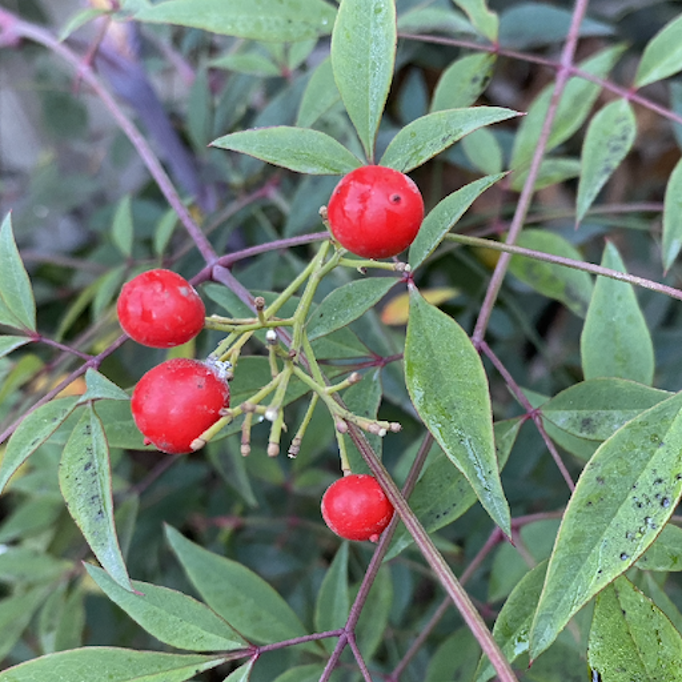
#> input picture images/frutos_rojos.png, 682 x 682 px, found by its file name
$ python umbral1.py
#> lines starting #> are read from the running program, lines starting #| are printed output that depends on the picture; after the words box and inside, x2 and y2 are one past the last pixel; in counts of white or black regions, pixels touching at a corner belong together
import cv2
import numpy as np

def on_trackbar(value):
    global r_threshold, g_threshold, b_threshold

    # Actualiza los umbrales con los valores de los trackbars
    r_threshold = cv2.getTrackbarPos('Rojo', 'Threshold')
    g_threshold = cv2.getTrackbarPos('Verde', 'Threshold')
    b_threshold = cv2.getTrackbarPos('Azul', 'Threshold')

    # Realiza la segmentación basada en los umbrales
    Sr = r > r_threshold
    Sg = g < g_threshold
    Sb = b < b_threshold

    # Concatena los resultados de los umbrales para visualización
    result = np.concatenate((Sr, Sg, Sb), axis=1)

    # Realiza la operación AND lógica entre los umbrales de los canales
    S = np.logical_and(Sr, np.logical_and(Sg, Sb))

    # Aplica la máscara al canal original
    masked_image = np.zeros_like(image)
    masked_image[:,:,0][S] = b[S]
    masked_image[:,:,1][S] = g[S]
    masked_image[:,:,2][S] = r[S]

    # Muestra la imagen resultante
    cv2.imshow('Resultado', masked_image)

# Carga la imagen desde el archivo
image = cv2.imread("C:/Users/Hp245-User/Desktop/openCV/images/frutos_rojos.png")
#> image is the input picture: shape (682, 682, 3); mean B, G, R 111.7, 125.1, 112.7

# Divide la imagen en canales BGR
b, g, r = cv2.split(image)
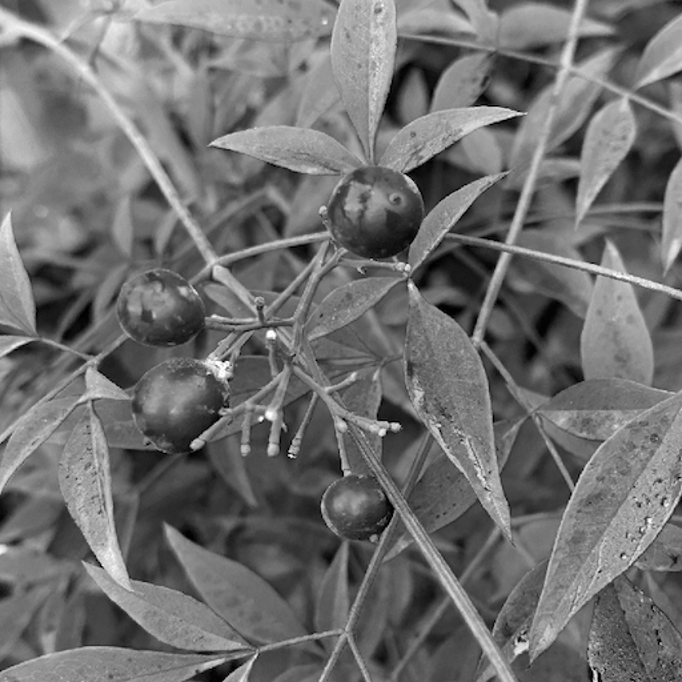
#> b: shape (682, 682); min 0, max 255, mean 111.7
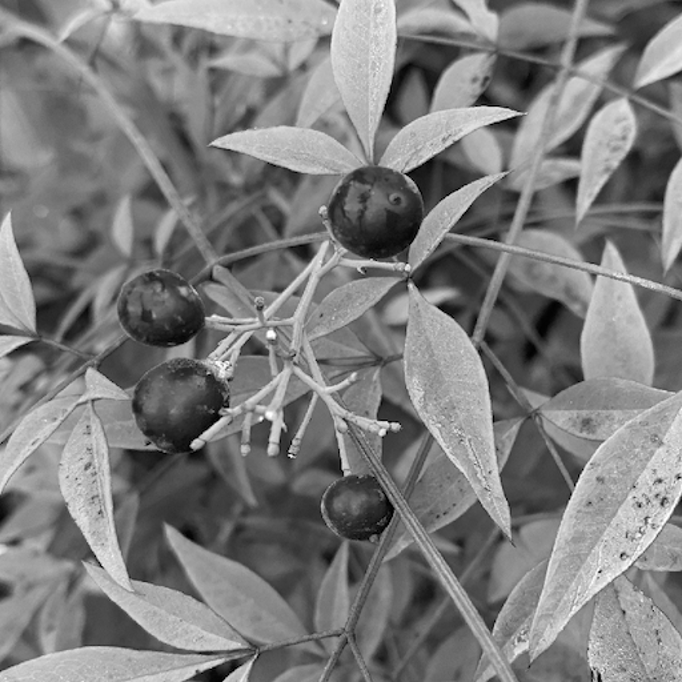
#> g: shape (682, 682); min 0, max 255, mean 125.1
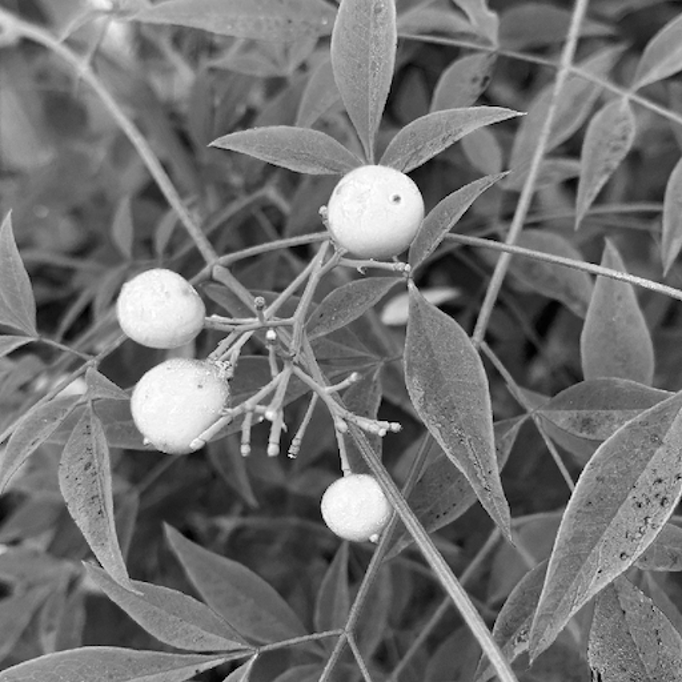
#> r: shape (682, 682); min 0, max 255, mean 112.7

# Crea la ventana y los trackbars
cv2.namedWindow('Threshold')
cv2.createTrackbar('Azul', 'Threshold', 0, 255, on_trackbar)
#> slider 'Azul' is set to 85
cv2.createTrackbar('Verde', 'Threshold', 0, 255, on_trackbar)
#> slider 'Verde' is set to 85
cv2.createTrackbar('Rojo', 'Threshold', 0, 255, on_trackbar)
#> slider 'Rojo' is set to 85

# Llama a la función para mostrar la imagen inicial
on_trackbar(0)
#> in on_trackbar, `Sr = r > r_threshold`:
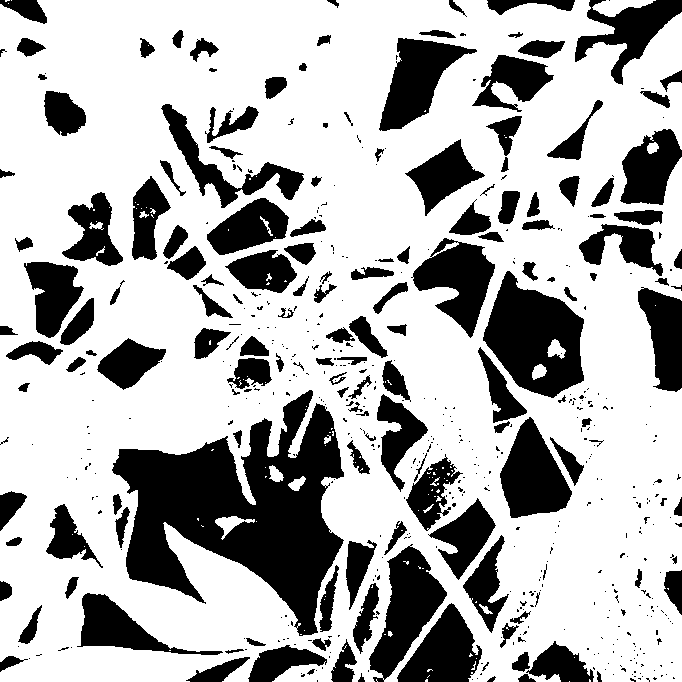
#> Sr: shape (682, 682) bool; 70% white; 549 black regions (388 under 20 px), largest, box (x1, y1, x2, y2) and area: (112, 390, 344, 636) 27818, (483, 271, 584, 398) 7893, (369, 544, 447, 682) 4957
#> in on_trackbar, `Sg = g < g_threshold`: Sg: shape (682, 682) bool; 24.2% white; 375 white regions (249 under 20 px), largest, box (x1, y1, x2, y2) and area: (96, 229, 395, 635) 34010, (325, 139, 485, 264) 7859, (482, 275, 584, 397) 6541
#> in on_trackbar, `Sb = b < b_threshold`:
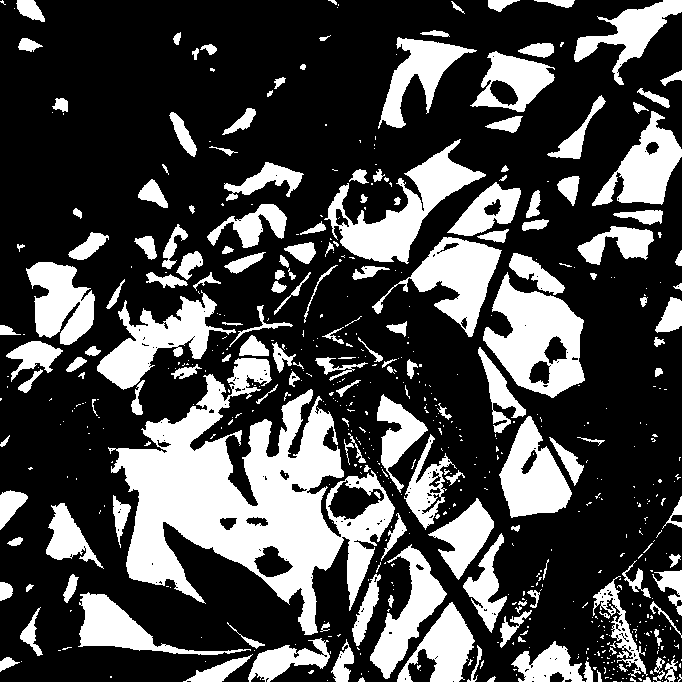
#> Sb: shape (682, 682) bool; 28.9% white; 603 white regions (430 under 20 px), largest, box (x1, y1, x2, y2) and area: (108, 358, 395, 635) 32895, (483, 272, 585, 398) 6880, (324, 139, 486, 264) 6157
#> in on_trackbar, `result = np.concatenate((Sr, Sg, Sb), axis=1)`:
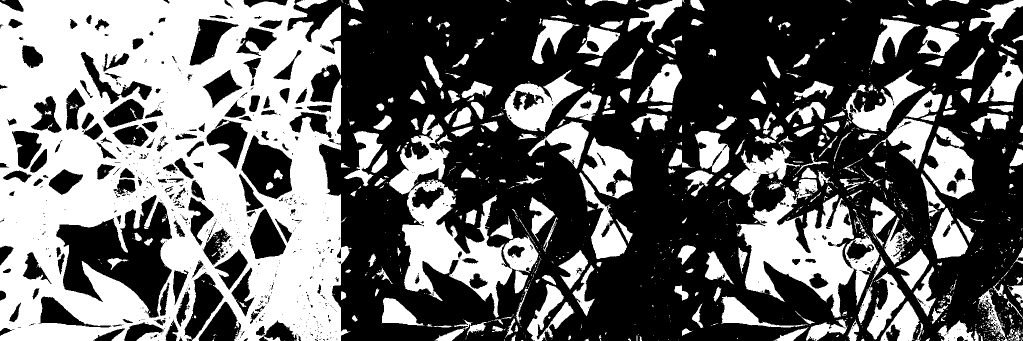
#> result: shape (682, 2046) bool (shown at 1/2 size); 41% white; 1080 white regions (769 under 20 px), largest, box (x1, y1, x2, y2) and area: (0, 0, 703, 682) 323778, (778, 229, 1077, 635) 34010, (1472, 358, 1759, 635) 32895
#> in on_trackbar, `S = np.logical_and(Sr, np.logical_and(Sg, Sb))`: S: shape (682, 682) bool; 3.1% white; 407 white regions (369 under 20 px), largest, box (x1, y1, x2, y2) and area: (325, 178, 425, 261) 3680, (141, 374, 230, 455) 2552, (118, 296, 207, 349) 2358
#> in on_trackbar, `masked_image[:,:,2][S] = r[S]`:
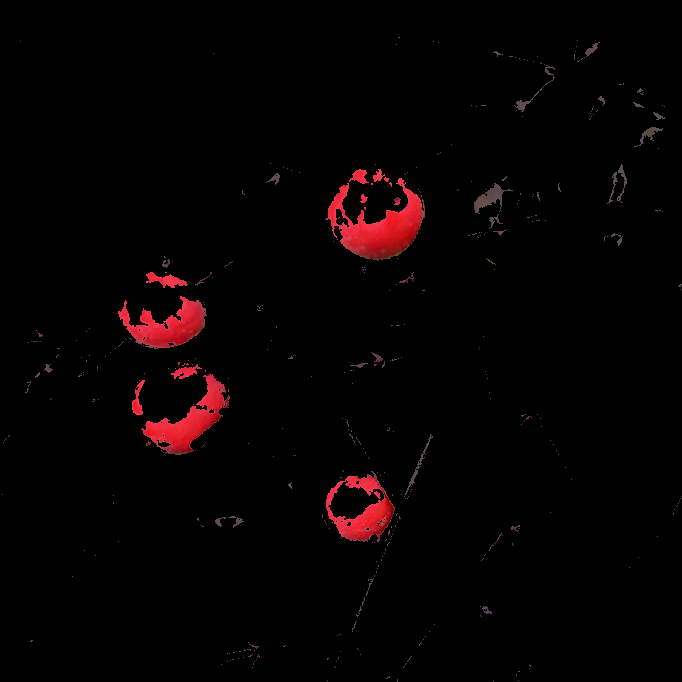
#> masked_image: shape (682, 682, 3); mean of channels 0, 1, 2 1.8, 1.5, 6; drawn as B, G, R

# Espera a que se presione una tecla
cv2.waitKey(0)
cv2.destroyAllWindows()
